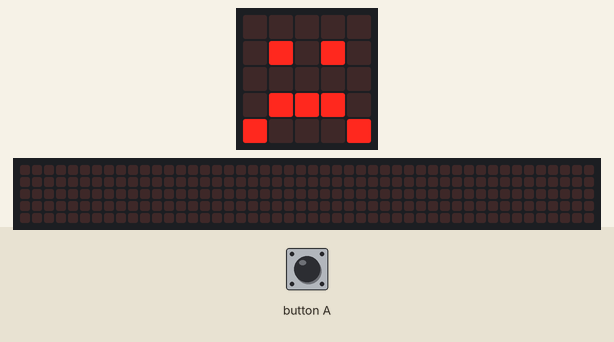
This program was run on a simulated BBC micro:bit (MakeCode). Parts: the board's 5×5 LED display, a strip that is not on the board, showing the scrolling text unrolled. Inputs (shaded band) come from the test bench. Random numbers come from a fixed seed; the 48×5 strip is a reading aid, not a part: it shows the text the display is scrolling, unrolled, one strip-width of it at a time.

Above: at 1.8 s.
1.9 s: button A pressed for 0.15 s
At 6.32 s:
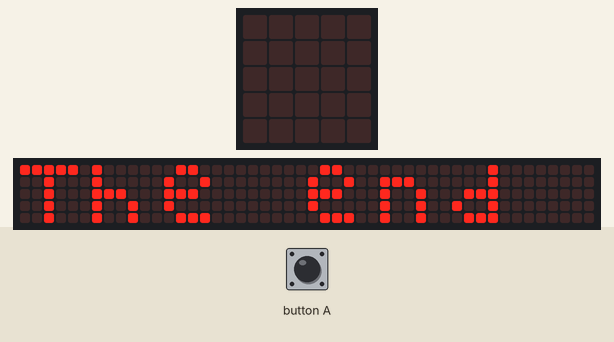
At 12.0 s:
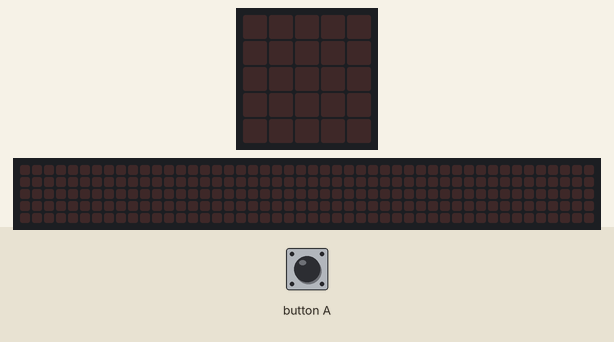

Measured:
- after the input at 1.9 s, the display: changes after 0.15 s (image 1)
- what the display in image 1 shows lasts 0.5 s, from 6.1 s to 6.6 s
- what the display in image 2 shows lasts 1.0 s, from 11.2 s to 12.2 s

The program:

main.ts
```typescript
// (licence header left out)
// variables
// the array
const myArray = [
  'Our world is doomed.',
  'Repent.',
  'There is at least one person who does not like you.',
  'Have no faith, you are going nowhere in life.',
  'The end is near.',
  'Will this ever end?',
  'The game was rigged from the start.',
  'Theres nothing we can do.',
  'We are all going to die.',
  'You will eventually lose it all.',
  'If you expect the worst, youll never be disappointed.',
  'The guy you love hanging out with probably talks trash about you.',
  'You will never recover from this.',
  'There is no hope.',
  'Your grades are going to crash.',
  'You suck at this.',
  'You will always lose.',
  'You have tried so many times, why try again?',
  'They wont make it.',
  'You will be forgotten in history.']

// setup
basic.showIcon(IconNames.Sad)

// code itself
input.onButtonPressed(Button.A, function () {
  const randomElement = myArray[randint(0, 19)]
  basic.clearScreen()
  basic.showString(randomElement, 90)
  basic.pause(1000)
  basic.showIcon(IconNames.Sad)
})
```
